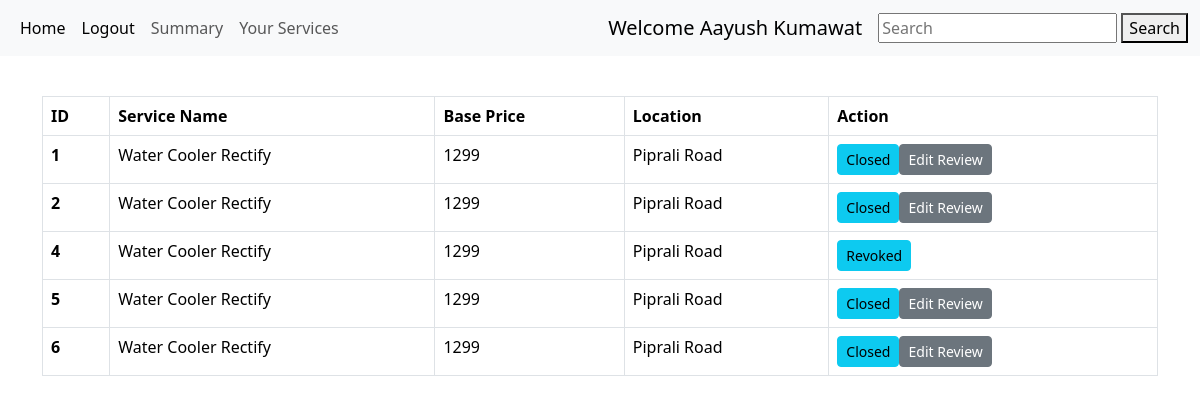
/customer/1/Aayush Kumawat/services, run on an earlier commit of the app's database.
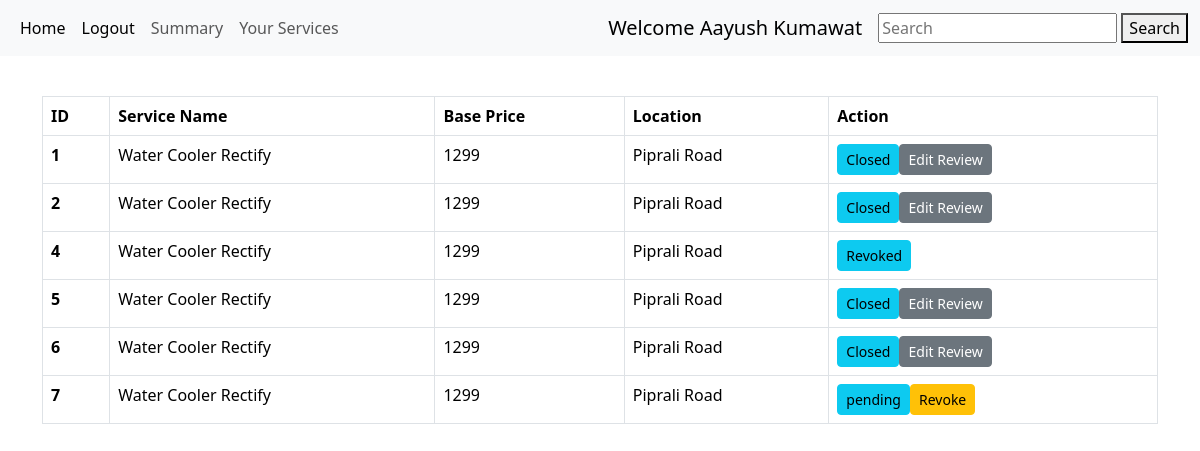
And on a later commit of the database.
### models.py (models this page shows)
class User(db.Model):
    id = db.Column(db.Integer, primary_key=True)
    email = db.Column(db.String(32), unique=True , nullable=False)
    password = db.Column(db.String(256), nullable=False)
    name = db.Column(db.String(64), nullable=False)
    address = db.Column(db.String(64), nullable=False)
    pincode = db.Column(db.Integer , nullable=False)
    role = db.Column(db.Boolean, nullable=False, default=1)
    flag = db.Column(db.Integer,nullable = True, default = 0)  #count the number of flag points
    status = db.Column(db.Integer , nullable=False, default = 1)  #to block status =2 , status =1 normal
    running = db.relationship("Running", backref = 'user',cascade = "all,delete",lazy = True)

class Running(db.Model):
    id = db.Column(db.Integer, primary_key=True)
    u_id = db.Column(db.Integer, db.ForeignKey('user.id'), nullable= False)  #it must be not unique as we store all data , back or present.
    s_id = db.Column(db.Integer, db.ForeignKey('services.id') , nullable=False)
    p_id = db.Column(db.Integer, db.ForeignKey('professional.id'),default='Null')
    c_id = db.Column(db.Integer, db.ForeignKey('category.id') , nullable=False)
    date_time_created = db.Column(db.DateTime, nullable=False)
    date_time_closed = db.Column(db.DateTime, nullable=True)
    ratings = db.Column(db.String(64), nullable=False, default=0)
    status = db.Column(db.String(64), nullable=False, default='pending')
    remarks = db.Column(db.String(64), default=None)

class Services(db.Model):
    id = db.Column(db.Integer, primary_key=True)
    c_id = db.Column(db.Integer, db.ForeignKey('category.id'),nullable=False)    #category fk
    name = db.Column(db.String(64), nullable=False)
    base_price = db.Column(db.Integer , nullable=False)
    description = db.Column(db.String(64), nullable=False)
    professional = db.relationship("Professional", backref = 'services',cascade = "all,delete",lazy = True)
    running = db.relationship("Running", backref = 'services',cascade = "all,delete",lazy = True)

### routes.py (the view)
@app.route('/customer/<uid>/<user>/services',methods=['GET','POST'])
def all_customer_services(uid,user):
    services = get_all_services_by_customer(uid)   # running services uid is customer id , cid we call category id , don't confuse.
    return render_template('customer_services.html',services=services,user=user,id=uid)

### routes.py (called while the page is built)
def get_all_services_by_customer(customer_id):
    services = Running.query.filter_by(u_id = customer_id).all()  #will give list of obj services u_id is user id.
    return services

### templates/customer_services.html (shortened to what this page needs)
{% extends 'layout.html' %}
{% block content %}
<div style="margin-top: 40px;">
  <table class="table table-bordered">
    <thead>
      <tr>
        <th scope="col">ID</th>
        <th scope="col">Service Name</th>
        <th scope="col">Base Price</th>
        <th scope="col">Location</th>
        <th scope="col">Action</th>
      </tr>
    </thead>
    <tbody>
      {% if services %}
      {% for service in services %}
      <tr>
        <th scope="row">{{service.id}}</th>
        <td>{{service.services.name}}</td>
        <td>{{service.services.base_price}}</td>
        <td>{{service.user.address}}</td>
        {% if service.status == 'pending' %}
        <td><button type="button" class="btn btn-info btn-sm">{{service.status}}</button><a href="/customer/{{id}}/{{user}}/services/revoke" type="button" class="btn btn-warning btn-sm">Revoke</a></td>
        {% elif service.status == 'Accepted' %}
        <td><button type="button" class="btn btn-info btn-sm">{{service.status}}</button><a href="/customer/{{id}}/{{user}}/services/close" type="button" class="btn btn-warning btn-sm">Close it</a></td>
        {% elif service.status == 'Revoked' %}
        <td><button type="button" class="btn btn-info btn-sm">Revoked</button></td>
        {% else %}
        <td><button type="button" class="btn btn-info btn-sm">Closed</button><a href="/customer/{{id}}/{{user}}/services/edit_review" type="button" class="btn btn-secondary btn-sm">Edit Review</a></td>
        {% endif %}
      </tr>
      {% endfor %}
      {% endif %}
{% endblock %}

### templates/layout.html (shortened to what this page needs)
<!DOCTYPE html>
<html lang="en">
<head>
  <link rel="stylesheet" href="/static/styles/style.css">
  <link href="https://cdn.jsdelivr.net/npm/bootstrap@5.3.3/dist/css/bootstrap.min.css" rel="stylesheet">
</head>
<body>
  <div class="container">
    {% block content %}
    {% endblock %}
</body>
</html>

### templates/navbar_customer.html
{% block content %}
<nav class="navbar navbar-expand-lg bg-body-tertiary">
  <div class="container-fluid">
    <div class="collapse navbar-collapse" id="navbarSupportedContent">
      <ul class="navbar-nav me-auto mb-2 mb-lg-0">
        <li class="nav-item">
          <a class="nav-link active" aria-current="page" href="/customer/{{user}}">Home</a>
        </li>
        <li class="nav-item">
          <a class="nav-link active" aria-current="page" href="/">Logout</a>
        </li>
        <li class="nav-item">
          <a class="nav-link" href="/customer/{{id}}/{{user}}/summary">Summary</a>
        </li>
        <li class="nav-item">
          <a class="nav-link" href="/customer/{{id}}/{{user}}/services">Your Services</a>
        </li>
      </ul>
      <a class="navbar-brand" href="#">Welcome {{user}}</a>
    </div>
    <form action="/search/customer/{{user}}/services/" class="form-inline my-2 my-lg-0" method="POST">
      <input class="mr-sm-2" type="search" name="search_txt" placeholder="Search">
      <button type="submit">Search</button>
    </form>
  </div>
</nav>
{% endblock %}

### static/styles/style.css (style rules this page uses)
* { margin: 0px; }

What changed in the data, as far as the page shows it:
added Running: id "7", services.name "Water Cooler Rectify", services.base_price "1299", user.address "Piprali Road", status "pending"
